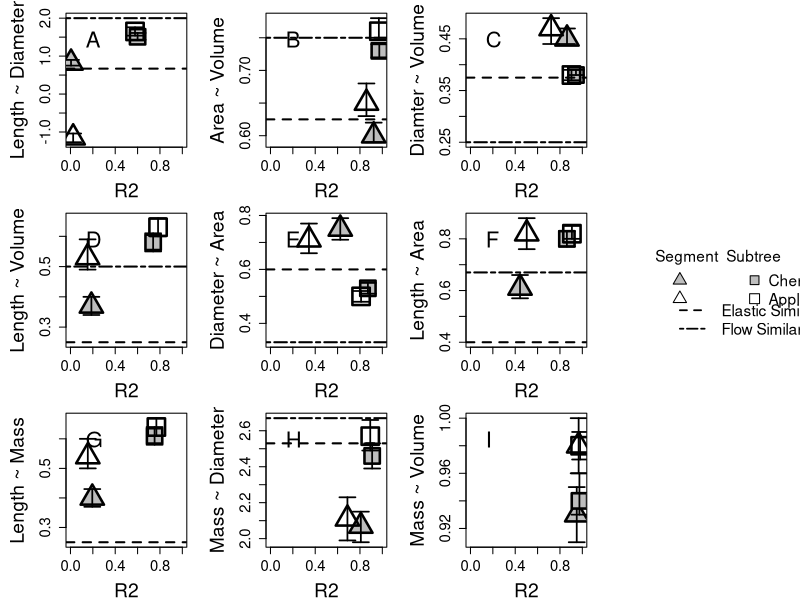

The R script that drew this image:
### Modifies Chapter1Figs.R to remove path scale and "both" group.

sma <- read.csv("SMAResults.csv", sep=",", head=T)

levels <- c(1,2,3,4,5,12)
results <- list()
for (i in 1:26){ #relationship columns
  results[[i]] <- list()
  for (j in 1:4){
    results[[i]][[j]] <- vector(length = 6)
    # 1: exponent, 2: CI-, 3: CI+, 4: R2 
    for (k in 1:6) { # group/ind rows
      results[[i]][[j]][k] = as.numeric(strsplit(as.character(sma[(levels[k]+1),(i+2)]), " ")[[1]][(2*j-1)])
    }
  }
}

exponent_R2 <- function(col_list, n, k=5, m=6, xlabel="R2"){
  
  if (length(col_list) == 2){
    min_range <- c(results[[col_list[1]]][[2]][k:m], results[[col_list[2]]][[2]][k:m], flow[n], elastic[n])
    max_range <- c(results[[col_list[1]]][[3]][k:m], results[[col_list[2]]][[3]][k:m], flow[n], elastic[n])}
  else{
    min_range <- c(results[[col_list[1]]][[2]][k:m], results[[col_list[2]]][[2]][k:m], 
                   results[[col_list[3]]][[2]][k:m], flow[n], elastic[n])
    max_range <- c(results[[col_list[1]]][[3]][k:m], results[[col_list[2]]][[3]][k:m], 
                   results[[col_list[3]]][[3]][k:m], flow[n], elastic[n])}
  
  plot(range(0,1), range(min(min_range, na.rm=T), max(max_range, na.rm=T)), 
       ylab = ylabels[n], xlab=xlabel, type = "n",
       ylim = c(min(min_range, na.rm=T), max(max_range, na.rm=T)))
  legend("topleft", LETTERS[n], bty="n", cex=2, x.intersp=0)
   
  for (i in 1:length(col_list)){
    for(j in k:m){
      points(results[[col_list[i]]][[4]][j], results[[col_list[i]]][[1]][j], pch = as.numeric(di_points[[i]][j]), 
             bg = "grey", cex=3.5, lwd=2.5)
      arrows(x0=results[[col_list[i]]][[4]][j], y0=results[[col_list[i]]][[2]][j], y1=results[[col_list[i]]][[3]][j], 
             code=3, angle=90, lwd=1.7, length=.08)
    }
  } 
  abline(h = flow[n], lwd = 2, lty = 6)
  abline(h = elastic[n], lwd = 2, lty = 2)
}

ylabels <- c("Length ~ Diameter", "Area ~ Volume", "Diamter ~ Volume", 
             "Length ~ Volume", "Diameter ~ Area", "Length ~ Area", 
             "Length ~ Mass", "Mass ~ Diameter", "Mass ~ Volume")
flow <- c(2, .75, .25, .5, .33, .67, NA, 2.67, NA)
elastic <- c(.67, .625, .375, .25, .6, .4, .25, 2.53, NA)
di_points <- list(list(17, 24, 2, 17, 24, 2),
                  list(15, 22, 0, 15, 22, 0))


pdf(file="Fig2.pdf", width= 16, height=12,family="Helvetica", pointsize=18)

par(mfrow= c(3,4), mar = c(4,5,1,1), cex.lab=1.75, cex.axis=1.35)
exponent_R2(c(1,3), 1)
exponent_R2(c(4,6), 2)
exponent_R2(c(7,9), 3)
plot(range(0,1), range(0,1), bty="n", main ="", xaxt="n", yaxt="n", xlab="", ylab="", type ="n")
exponent_R2(c(10,12), 4)
exponent_R2(c(13,15), 5)
exponent_R2(c(16,18), 6)
plot(range(0,1), range(0,1), bty="n", xaxt="n", yaxt="n", xlab="", ylab="", type ="n")
par(xpd=T)
legend("left", legend=c("", "", "Cherry", "Apple"), 
       pch=c(24, 2, 22, 0), pt.bg="grey", cex=1.4, pt.cex=2, 
       bty="n", title="Segment  Subtree", title.adj=-.35, ncol=2)
legend("bottomleft", legend=c("Elastic Similarity","Flow Similarity"), lty=c(2,6), lwd = 1.7, 
       bty = "n", cex=1.4)
par(xpd=F)
exponent_R2(c(19,21), 7)
exponent_R2(c(22,23), 8)
exponent_R2(c(24,26), 9)

dev.off()
